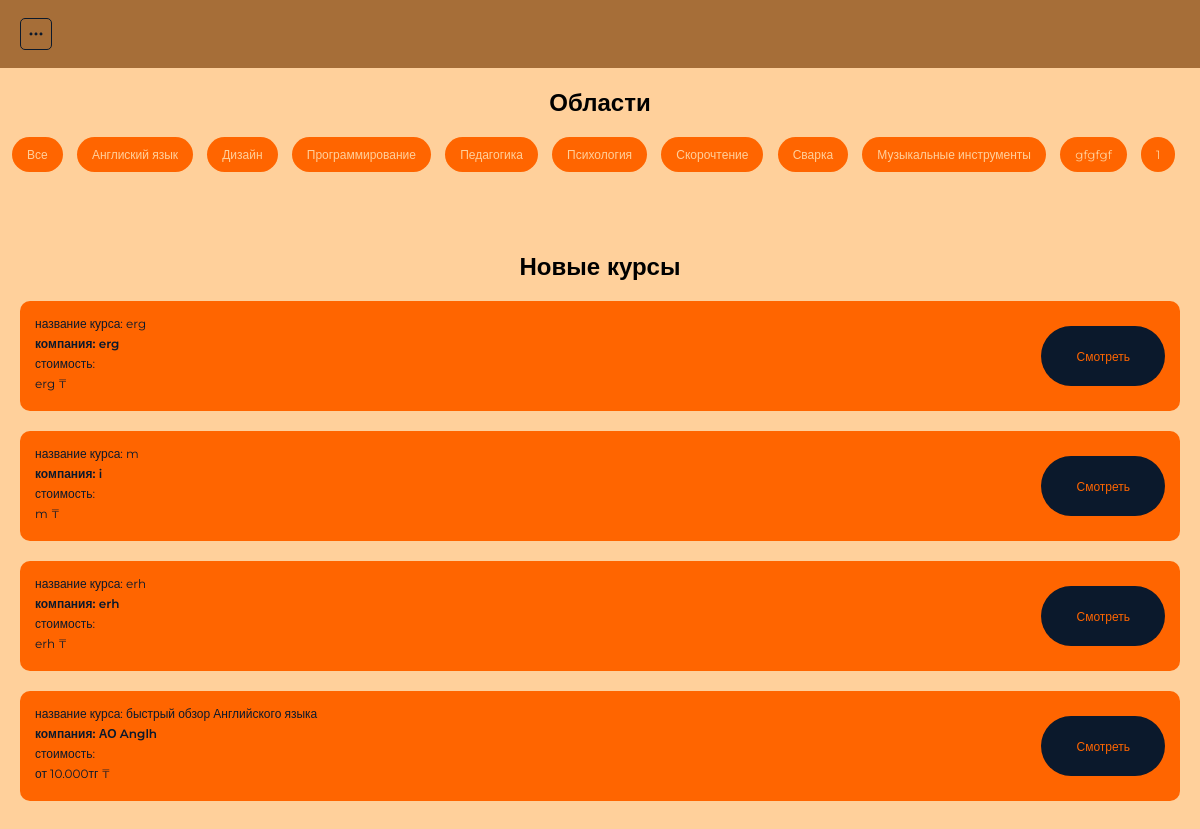
The page / on the database its author committed.
### startit_app/models.py (models this page shows, shortened)
class Category(models.Model):
    name = models.CharField("Название областей", max_length=255)
    slug = models.SlugField(unique=True, editable=False, blank=True)
    class Meta:
        verbose_name = "Область"
        verbose_name_plural = "Области"

class Job(models.Model):
    title = models.CharField("Название курса", max_length=255)
    category = models.ForeignKey(Category, on_delete=models.CASCADE, verbose_name="Выберите область")
    company = models.CharField("Название компании", max_length=100)
    expirience = models.CharField("Срок курса", max_length=80, default="не указано")
    salary = models.CharField("Стоимость курса", max_length=50)
    description = models.TextField("Описание курса")
    skills = models.CharField("Будущие навыки", max_length=255)
    address = models.CharField("Адрес", max_length=100, default="Алматы, Абая 52г")
    phone = models.CharField("Телефон", max_length=15)
    email = models.CharField("E-mail", max_length=100)
    created_at = models.DateTimeField("Дата и время публикации курса", default=datetime.now)
    class Meta:
        verbose_name = "Курс"
        verbose_name_plural = "Курсы"

### startit_app/views.py (the view)
# urls.py: path('', views.home_page, name = 'home_page'),
def home_page(request):
    categories  = Category.objects.all()
    jobs = Job.objects.all().order_by('-created_at')
    context={
        'categories':categories,
        'jobs':jobs
    }
    return render(request, "./home.html", context)

### startit_app/templates/home.html (shortened to what this page needs)
{% extends 'base.html' %}
{% block content %}
<section class="categories">
    <h2 class="title">Области</h2>
    <div class="categories-list">
        <a href="{% url 'jobs_page' %}" class="category-item">Все</a>
        {% for category in categories %}
        <a href="{% url 'jobs_by_category_page' slug=category.slug %}" class="category-item">{{ category.name }}</a>
        {%  endfor  %}
    </div>
</section>
<section class="jobs">
    <div class="container">
        <h2 class="title">Новые курсы</h2>
        {% for job in jobs %}
        <div class="jobs-list">
            <div class="jobs-card">
                <div>
                    <h3 class="jobs-card_title">название курса: {{ job.title }}</h3>
                    <h3 class="jobs-card_company">компания: {{ job.company }}</h3>
                    <h3 class="jobs-card_title">стоимость: {{ job.experience }}</h3>
                    <h3 class="jobs-card_title">
                        {% if job.salary == 'не указано'%}
                        {{ job.salary }}
                        {% else %}
                        {{ job.salary }} &#8376;
                        {% endif %}
                    </h3>
                </div>
                <a href="{% url 'job_detail_page' pk=job.pk %}" class="dark-button">Смотреть</a>
            </div>
        </div>
        {% endfor %}
    </div>
</section>
{% endblock %}

### startit_app/static/css/style.css (style rules this page uses)
* { padding:0; margin:0; box-sizing: border-box; font-family: "Montserrat", sans-serif; }
:root { --light:#FFD09B; --brown:#A66E38; --dark:#0B192C; --blue:#1E3E62; --orange:#FF6500; --input:#f0b986; }
.container { margin-left: 20px; margin-right: 20px; }
.title { display: flex; justify-content: center; }
.categories, .jobs, .job-detail, .auth { padding: 30px 0; }
.categories-list { width: 100%; overflow-x: auto; white-space: nowrap; }
.categories { padding: 20px 12px; }
.categories-list, .jobs-list { margin: 20px 0; }
.category-item { font-size: 12px; display: inline-block; margin-right: 10px; margin-bottom: 10px; text-decoration: none; color: var(--light); background-color: var(--orange); border-radius: 30px; padding: 10px 15px; transition: 0.3s ease-in-out; }
.jobs-card { background-color: var(--orange); padding: 15px; border-radius: 10px; margin-bottom: 15px; display: flex; justify-content: space-between; align-items: center; }
.jobs-card_title, .jobs-card_company { color: var(--dark); font-size: 12px; margin-bottom: 5px; }
.jobs-card_title { font-weight: 400; }
.jobs-card_company { font-weight: 600; }
.dark-button, .button-success { cursor: pointer; height: 60px; font-size: 12px; text-decoration: none; display: inline-block; margin: 4px 0; background-color: var(--dark); color: var(--orange); padding: 10px 35px; border-radius: 30px; border: none; display: flex; align-items: center; }

### rows shown on the page
Category: name "Англиский язык"
Category: name "Дизайн"
Category: name "Программирование"
Category: name "Педагогика"
Category: name "Психология"
Category: name "Скорочтение"
Category: name "Сварка"
Category: name "Музыкальные инструменты"
Category: name "gfgfgf"
Category: name "1"
Job: title "erg", company "erg", salary "erg"
Job: title "m", company "i", salary "m"
Job: title "erh", company "erh", salary "erh"
Job: title "быстрый обзор Английского языка", company "АО Anglh", salary "от 10.000тг"
